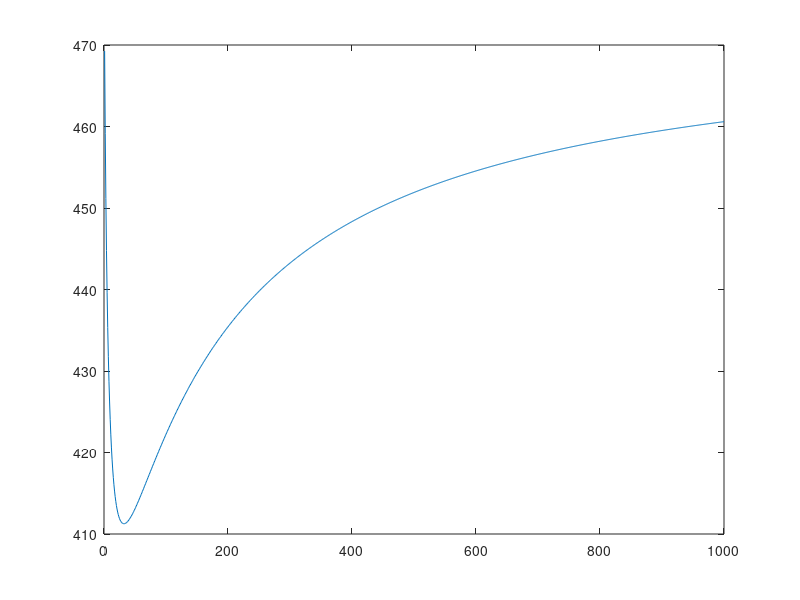

This chart was generated by the following MATLAB code:
clear;
% load the date
load('dataQuadReg2D_noisy.txt');
% decompose in input X and output Y
n = size(dataQuadReg2D_noisy,1);
X = dataQuadReg2D_noisy(:,1:2);
Y = dataQuadReg2D_noisy(:,3);

%Quadratic feature
X = [ones(n,1),X];
%compute x1*x1
for k = 1:50
    Z(k,1) = X(k,2)*X(k,2);
end   
X = [X,Z];
%compute x1*x2
for k = 1:50
    Z(k,1)=X(k,2)*X(k,3);
end   
X = [X,Z];
%compute x2*x2
for k = 1:50
    Z(k,1)=X(k,3)*X(k,3);
end
X = [X,Z];

loss = zeros(5,1);

for m =1:1000
    lambda(:,m) = 0 + m*1;
%cross validation    
  for k =0:4
  X_traing = X (1:k*10,:);
  X_traing = [X_traing;X((k+1)*10+1:50,:)]
  X_test = X((10*k+1):(10*k+10),:);
  Y_traing = Y (1:k*10,:);
  Y_traing = [Y_traing;Y((k+1)*10+1:50,:)]
  Y_test = Y((10*k+1):(10*k+10),:);
  lembda_I =  lambda(:,m)*eye(6);
  lembda_I(1,1) = 0 ;
  beta = inv((X_traing)'*X_traing+lembda_I)*(X_traing)'*Y_traing;
  
  sum = 0;
  Difference = Y_test - X_test * beta;
     for i = 1:10
      sum = sum + Difference(i)*Difference(i);
     end    
  loss((k+1),1) = sum ;
  end
lose_average(:,m) = mean (loss);

%traing all date to get the squared error
squared_error(:,m) = 0;
sum_2 = 0;
lembda_I = lambda(:,m)*eye(6);
lembda_I(1,1) = 0 ;
beta = inv(X'*X+lembda_I)*X'*Y;
Difference = Y - X * beta;


    for i = 1:50
     squared_error(:,m) = squared_error(:,m)+ Difference(i)*Difference(i);
    end
    for j = 2:6
       sum_2 = sum_2 + beta(j)*beta(j);
    end
    squared_error(:,m) = squared_error(:,m) +  lambda(:,m) *sum_2;
end
figure(2);
plot(lambda , lose_average );
